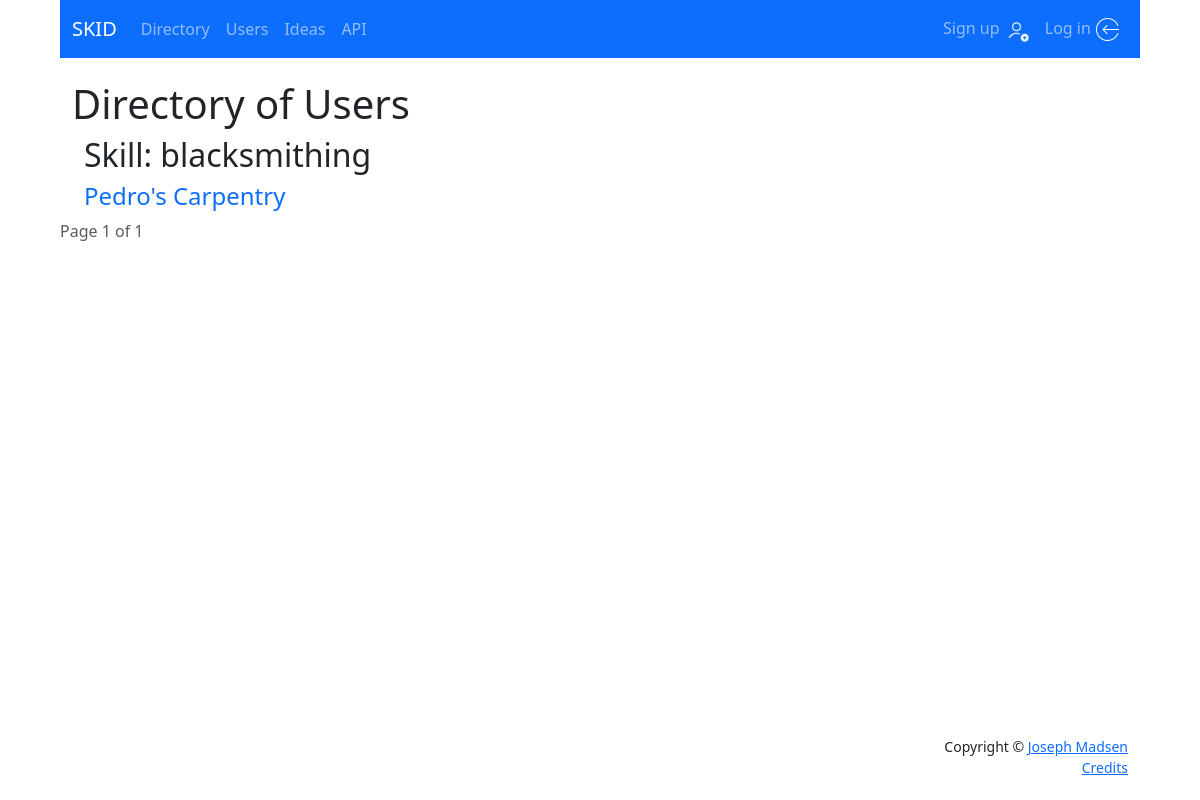
/directory/user-skills/4, run on an earlier commit of the app's database.
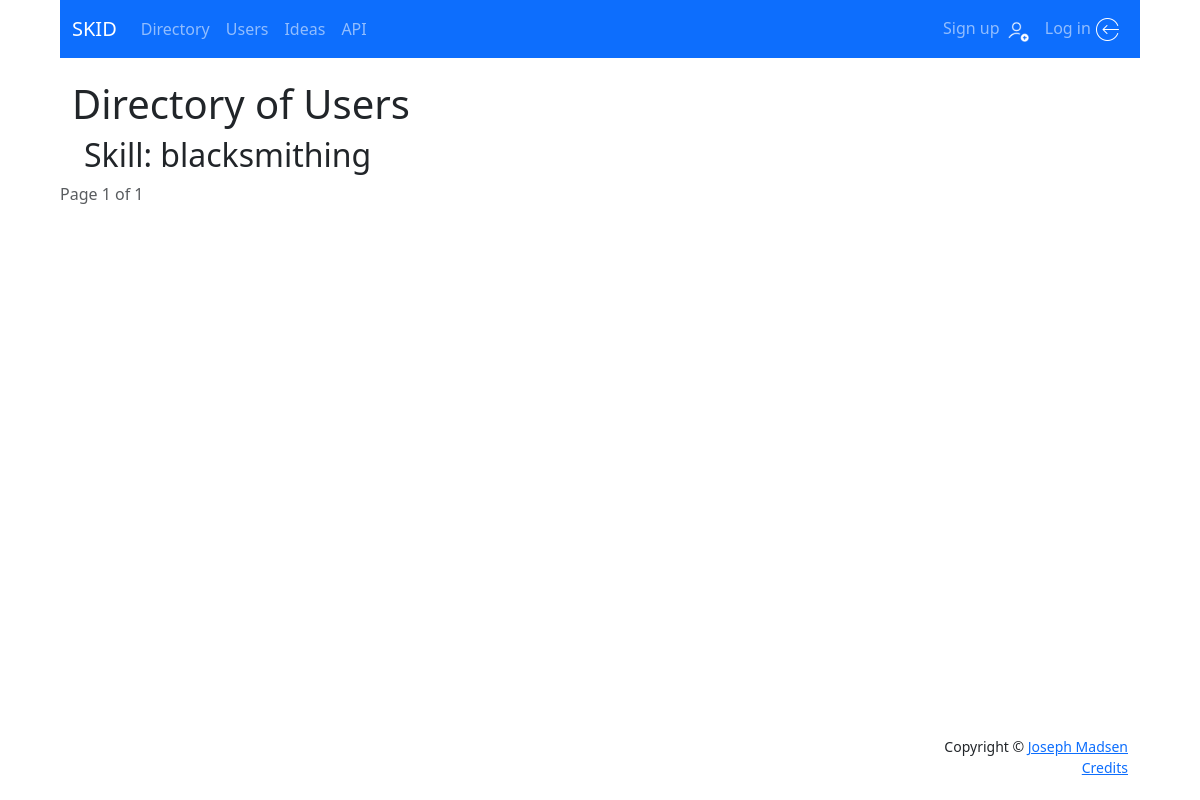
And on a later commit of the database.
### users/models.py (models this page shows, shortened)
class Profile(models.Model):
    user_id = models.OneToOneField(User, on_delete=models.CASCADE)
    business_name = models.CharField(max_length=100, blank=True)
    email_public = models.EmailField(
        'Public Email',
        blank=True,
        null=True,
        max_length=100,
        )
    phone_number = PhoneField(blank=True)
    address = models.CharField(max_length=150, blank=True)
    city = models.CharField(max_length=150, blank=True)
    state_province = models.CharField('State or Province', max_length=100, blank=True)
    zip_code = models.CharField('Zip or Postal Code', max_length=10, blank=True)
    country = models.CharField(max_length=56, blank=True)
    about = models.TextField(blank=True)
    skills = models.ManyToManyField(
        to=Skill,
        related_name='profile',
        blank=True,
        help_text='hold ctrl or cmd to select more than one'
        )
    materials = models.ManyToManyField(
        to=Material,
        related_name='profile',
        blank=True,
        help_text='hold ctrl or cmd to select more than one'
        )
    type_of_work = models.ManyToManyField(
        to=WorkType,
        related_name='profile',
        blank=True,
        help_text='hold ctrl or cmd to select more than one'
        )

### directory/views.py (the view)
# urls.py: path('user-skills/<int:skill_id>', views.list_skills, name='user_skill'),
def list_skills(request, skill_id):
    try:
        skill = get_object_or_404(Skill, id=skill_id)
        all_users = skill.profile.all()
        paginator = Paginator(all_users, 5)
        page_number = request.GET.get('page')
        users = paginator.get_page(page_number)
        context = {
            'skill_name': skill.skill,
            'users': users,
        }
        return render(request, 'directory/user_list.html', context)
    except Exception as err:
        print("ERROR: ", str(err))
        context = {'error': str(err)}
        return render(request, 'error_page.html', context, content_type='text/html')

### directory/templates/directory/user_list.html (shortened to what this page needs)
{% extends 'base.html' %}
{% block content %}
<div class="container">
    <h1>Directory of Users</h1>
    {% if skill_name %}
    <div class="container">
        <h2>Skill: {{ skill_name }}</h2>
        {% for user in users %}
            <h4>
                {% if user.business_name %}
                    <a href="{% url 'directory:user_detail' user.user_id.id %}" style="text-decoration: none;">
                        {{ user.business_name }}
                    </a>
                {% else %}
                    <a href="{% url 'directory:user_detail' user.user_id.id %}" style="text-decoration: none;">
                        {{ user.user_id.last_name }}, {{ user.user_id.first_name }}
                    </a>
                {% endif %}
            </h4>
        {% endfor %}
    </div>
    {% endif %}
</div>
<div class="pagination container">
    <span class="step-links">
        <span class="current text-muted">
            Page {{ users.number }} of {{ users.paginator.num_pages }}
        </span>
    </span>
  </div>
{% endblock content %}

What changed in the data, as far as the page shows it:
no longer on this page (row edited): Profile: business_name "Pedro's Carpentry"
